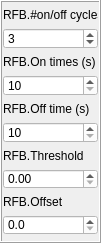
   <widget class="QFrame" name="rfb_vert_frame">
    <property name="geometry">
     <rect>
      <x>10</x>
      <y>60</y>
      <width>101</width>
      <height>243</height>
     </rect>
    </property>
    <property name="frameShape">
     <enum>QFrame::Box</enum>
    </property>
    <property name="frameShadow">
     <enum>QFrame::Raised</enum>
    </property>
    <widget class="QWidget" name="layoutWidget">
     <property name="geometry">
      <rect>
       <x>3</x>
       <y>8</y>
       <width>95</width>
       <height>227</height>
      </rect>
     </property>
     <layout class="QVBoxLayout" name="rfb_vert_lyout">
      <item>
       <widget class="QLabel" name="label_8">
        <property name="text">
         <string>RFB.#on/off cycles</string>
        </property>
       </widget>
      </item>
      <item>
       <widget class="QSpinBox" name="rfb_on_off_cycle_spin">
        <property name="palette">
         <palette>
          <active>
           <colorrole role="Button">
            <brush brushstyle="SolidPattern">
             <color alpha="255">
              <red>255</red>
              <green>255</green>
              <blue>255</blue>
             </color>
            </brush>
           </colorrole>
           <colorrole role="Base">
            <brush brushstyle="SolidPattern">
             <color alpha="255">
              <red>255</red>
              <green>255</green>
              <blue>255</blue>
             </color>
            </brush>
           </colorrole>
           <colorrole role="Window">
            <brush brushstyle="SolidPattern">
             <color alpha="255">
              <red>255</red>
              <green>255</green>
              <blue>255</blue>
             </color>
            </brush>
           </colorrole>
          </active>
          <inactive>
           <colorrole role="Button">
            <brush brushstyle="SolidPattern">
             <color alpha="255">
              <red>255</red>
              <green>255</green>
              <blue>255</blue>
             </color>
            </brush>
           </colorrole>
           <colorrole role="Base">
            <brush brushstyle="SolidPattern">
             <color alpha="255">
              <red>255</red>
              <green>255</green>
              <blue>255</blue>
             </color>
            </brush>
           </colorrole>
           <colorrole role="Window">
            <brush brushstyle="SolidPattern">
             <color alpha="255">
              <red>255</red>
              <green>255</green>
              <blue>255</blue>
             </color>
            </brush>
           </colorrole>
          </inactive>
          <disabled>
           <colorrole role="Button">
            <brush brushstyle="SolidPattern">
             <color alpha="255">
              <red>255</red>
              <green>255</green>
              <blue>255</blue>
             </color>
            </brush>
           </colorrole>
           <colorrole role="Base">
            <brush brushstyle="SolidPattern">
             <color alpha="255">
              <red>255</red>
              <green>255</green>
              <blue>255</blue>
             </color>
            </brush>
           </colorrole>
           <colorrole role="Window">
            <brush brushstyle="SolidPattern">
             <color alpha="255">
              <red>255</red>
              <green>255</green>
              <blue>255</blue>
             </color>
            </brush>
           </colorrole>
          </disabled>
         </palette>
        </property>
        <property name="styleSheet">
         <string notr="true">background-color: white</string>
        </property>
        <property name="value">
         <number>3</number>
        </property>
       </widget>
      </item>
      <item>
       <widget class="QLabel" name="label_9">
        <property name="mouseTracking">
         <bool>true</bool>
        </property>
        <property name="whatsThis">
         <string extracomment="On time must be sufficient to attain stable output but short enough to minimise heating of the RFB absorbing target"/>
        </property>
        <property name="text">
         <string>RFB.On times (s)</string>
        </property>
       </widget>
      </item>
      <item>
       <widget class="QSpinBox" name="rfb_on_time_spin">
        <property name="palette">
         <palette>
          <active>
           <colorrole role="Button">
            <brush brushstyle="SolidPattern">
             <color alpha="255">
              <red>255</red>
              <green>255</green>
              <blue>255</blue>
             </color>
            </brush>
           </colorrole>
           <colorrole role="Base">
            <brush brushstyle="SolidPattern">
             <color alpha="255">
              <red>255</red>
              <green>255</green>
              <blue>255</blue>
             </color>
            </brush>
           </colorrole>
           <colorrole role="Window">
            <brush brushstyle="SolidPattern">
             <color alpha="255">
              <red>255</red>
              <green>255</green>
              <blue>255</blue>
             </color>
            </brush>
           </colorrole>
          </active>
          <inactive>
           <colorrole role="Button">
            <brush brushstyle="SolidPattern">
             <color alpha="255">
              <red>255</red>
              <green>255</green>
              <blue>255</blue>
             </color>
            </brush>
           </colorrole>
           <colorrole role="Base">
            <brush brushstyle="SolidPattern">
             <color alpha="255">
              <red>255</red>
              <green>255</green>
              <blue>255</blue>
             </color>
            </brush>
           </colorrole>
           <colorrole role="Window">
            <brush brushstyle="SolidPattern">
             <color alpha="255">
              <red>255</red>
              <green>255</green>
              <blue>255</blue>
             </color>
            </brush>
           </colorrole>
          </inactive>
          <disabled>
           <colorrole role="Button">
            <brush brushstyle="SolidPattern">
             <color alpha="255">
              <red>255</red>
              <green>255</green>
              <blue>255</blue>
             </color>
            </brush>
           </colorrole>
           <colorrole role="Base">
            <brush brushstyle="SolidPattern">
             <color alpha="255">
              <red>255</red>
              <green>255</green>
              <blue>255</blue>
             </color>
            </brush>
           </colorrole>
           <colorrole role="Window">
            <brush brushstyle="SolidPattern">
             <color alpha="255">
              <red>255</red>
              <green>255</green>
              <blue>255</blue>
             </color>
            </brush>
           </colorrole>
          </disabled>
         </palette>
        </property>
        <property name="whatsThis">
         <string extracomment="On time must be sufficient to attain stable output but short enough to minimise heating of the RFB absorbing target"/>
        </property>
        <property name="styleSheet">
         <string notr="true">background-color: white</string>
        </property>
        <property name="minimum">
         <number>10</number>
        </property>
       </widget>
      </item>
      <item>
       <widget class="QLabel" name="label_10">
        <property name="text">
         <string>RFB.Off time (s)</string>
        </property>
       </widget>
      </item>
      <item>
       <widget class="QSpinBox" name="rfb_off_time_spin">
        <property name="palette">
         <palette>
          <active>
           <colorrole role="Button">
            <brush brushstyle="SolidPattern">
             <color alpha="255">
              <red>255</red>
              <green>255</green>
              <blue>255</blue>
             </color>
            </brush>
           </colorrole>
           <colorrole role="Base">
            <brush brushstyle="SolidPattern">
             <color alpha="255">
              <red>255</red>
              <green>255</green>
              <blue>255</blue>
             </color>
            </brush>
           </colorrole>
           <colorrole role="Window">
            <brush brushstyle="SolidPattern">
             <color alpha="255">
              <red>255</red>
              <green>255</green>
              <blue>255</blue>
             </color>
            </brush>
           </colorrole>
          </active>
          <inactive>
           <colorrole role="Button">
            <brush brushstyle="SolidPattern">
             <color alpha="255">
              <red>255</red>
              <green>255</green>
              <blue>255</blue>
             </color>
            </brush>
           </colorrole>
           <colorrole role="Base">
            <brush brushstyle="SolidPattern">
             <color alpha="255">
              <red>255</red>
              <green>255</green>
              <blue>255</blue>
             </color>
            </brush>
           </colorrole>
           <colorrole role="Window">
            <brush brushstyle="SolidPattern">
             <color alpha="255">
              <red>255</red>
              <green>255</green>
              <blue>255</blue>
             </color>
            </brush>
           </colorrole>
          </inactive>
          <disabled>
           <colorrole role="Button">
            <brush brushstyle="SolidPattern">
             <color alpha="255">
              <red>255</red>
              <green>255</green>
              <blue>255</blue>
             </color>
            </brush>
           </colorrole>
           <colorrole role="Base">
            <brush brushstyle="SolidPattern">
             <color alpha="255">
              <red>255</red>
              <green>255</green>
              <blue>255</blue>
             </color>
            </brush>
           </colorrole>
           <colorrole role="Window">
            <brush brushstyle="SolidPattern">
             <color alpha="255">
              <red>255</red>
              <green>255</green>
              <blue>255</blue>
             </color>
            </brush>
           </colorrole>
          </disabled>
         </palette>
        </property>
        <property name="styleSheet">
         <string notr="true">background-color: white</string>
        </property>
        <property name="minimum">
         <number>10</number>
        </property>
       </widget>
      </item>
      <item>
       <widget class="QLabel" name="label_11">
        <property name="text">
         <string>RFB.Threshold</string>
        </property>
       </widget>
      </item>
      <item>
       <widget class="QDoubleSpinBox" name="rfb_thresh_doublesplin">
        <property name="palette">
         <palette>
          <active>
           <colorrole role="Button">
            <brush brushstyle="SolidPattern">
             <color alpha="255">
              <red>255</red>
              <green>255</green>
              <blue>255</blue>
             </color>
            </brush>
           </colorrole>
           <colorrole role="Base">
            <brush brushstyle="SolidPattern">
             <color alpha="255">
              <red>255</red>
              <green>255</green>
              <blue>255</blue>
             </color>
            </brush>
           </colorrole>
           <colorrole role="Window">
            <brush brushstyle="SolidPattern">
             <color alpha="255">
              <red>255</red>
              <green>255</green>
              <blue>255</blue>
             </color>
            </brush>
           </colorrole>
          </active>
          <inactive>
           <colorrole role="Button">
            <brush brushstyle="SolidPattern">
             <color alpha="255">
              <red>255</red>
              <green>255</green>
              <blue>255</blue>
             </color>
            </brush>
           </colorrole>
           <colorrole role="Base">
            <brush brushstyle="SolidPattern">
             <color alpha="255">
              <red>255</red>
              <green>255</green>
              <blue>255</blue>
             </color>
            </brush>
           </colorrole>
           <colorrole role="Window">
            <brush brushstyle="SolidPattern">
             <color alpha="255">
              <red>255</red>
              <green>255</green>
              <blue>255</blue>
             </color>
            </brush>
           </colorrole>
          </inactive>
          <disabled>
           <colorrole role="Button">
            <brush brushstyle="SolidPattern">
             <color alpha="255">
              <red>255</red>
              <green>255</green>
              <blue>255</blue>
             </color>
            </brush>
           </colorrole>
           <colorrole role="Base">
            <brush brushstyle="SolidPattern">
             <color alpha="255">
              <red>255</red>
              <green>255</green>
              <blue>255</blue>
             </color>
            </brush>
           </colorrole>
           <colorrole role="Window">
            <brush brushstyle="SolidPattern">
             <color alpha="255">
              <red>255</red>
              <green>255</green>
              <blue>255</blue>
             </color>
            </brush>
           </colorrole>
          </disabled>
         </palette>
        </property>
        <property name="styleSheet">
         <string notr="true">background-color: white</string>
        </property>
       </widget>
      </item>
      <item>
       <widget class="QLabel" name="label_12">
        <property name="text">
         <string>RFB.Offset</string>
        </property>
       </widget>
      </item>
      <item>
       <widget class="QDoubleSpinBox" name="rfb_offset_doublespin">
        <property name="palette">
         <palette>
          <active>
           <colorrole role="Button">
            <brush brushstyle="SolidPattern">
             <color alpha="255">
              <red>255</red>
              <green>255</green>
              <blue>255</blue>
             </color>
            </brush>
           </colorrole>
           <colorrole role="Base">
            <brush brushstyle="SolidPattern">
             <color alpha="255">
              <red>255</red>
              <green>255</green>
              <blue>255</blue>
             </color>
            </brush>
           </colorrole>
           <colorrole role="Window">
            <brush brushstyle="SolidPattern">
             <color alpha="255">
              <red>255</red>
              <green>255</green>
              <blue>255</blue>
             </color>
            </brush>
           </colorrole>
          </active>
          <inactive>
           <colorrole role="Button">
            <brush brushstyle="SolidPattern">
             <color alpha="255">
              <red>255</red>
              <green>255</green>
              <blue>255</blue>
             </color>
            </brush>
           </colorrole>
           <colorrole role="Base">
            <brush brushstyle="SolidPattern">
             <color alpha="255">
              <red>255</red>
              <green>255</green>
              <blue>255</blue>
             </color>
            </brush>
           </colorrole>
           <colorrole role="Window">
            <brush brushstyle="SolidPattern">
             <color alpha="255">
              <red>255</red>
              <green>255</green>
              <blue>255</blue>
             </color>
            </brush>
           </colorrole>
          </inactive>
          <disabled>
           <colorrole role="Button">
            <brush brushstyle="SolidPattern">
             <color alpha="255">
              <red>255</red>
              <green>255</green>
              <blue>255</blue>
             </color>
            </brush>
           </colorrole>
           <colorrole role="Base">
            <brush brushstyle="SolidPattern">
             <color alpha="255">
              <red>255</red>
              <green>255</green>
              <blue>255</blue>
             </color>
            </brush>
           </colorrole>
           <colorrole role="Window">
            <brush brushstyle="SolidPattern">
             <color alpha="255">
              <red>255</red>
              <green>255</green>
              <blue>255</blue>
             </color>
            </brush>
           </colorrole>
          </disabled>
         </palette>
        </property>
        <property name="styleSheet">
         <string notr="true">background-color: white</string>
        </property>
        <property name="decimals">
         <number>1</number>
        </property>
       </widget>
      </item>
     </layout>
    </widget>
   </widget>
